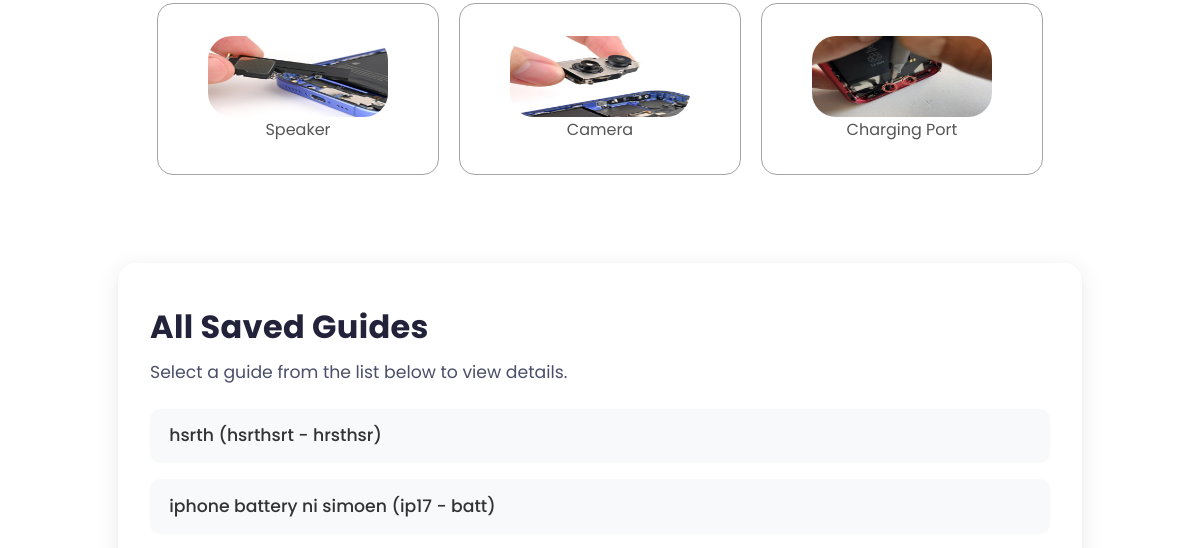
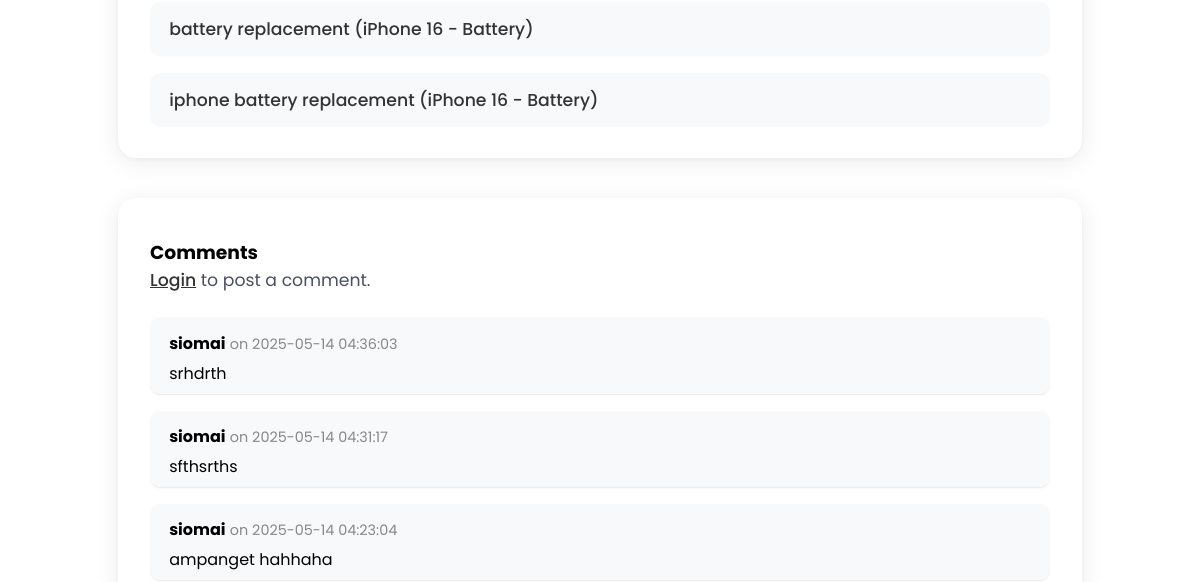
The page /ip16.php (middle part) on the database as committed earlier (2 pictures, top to bottom).
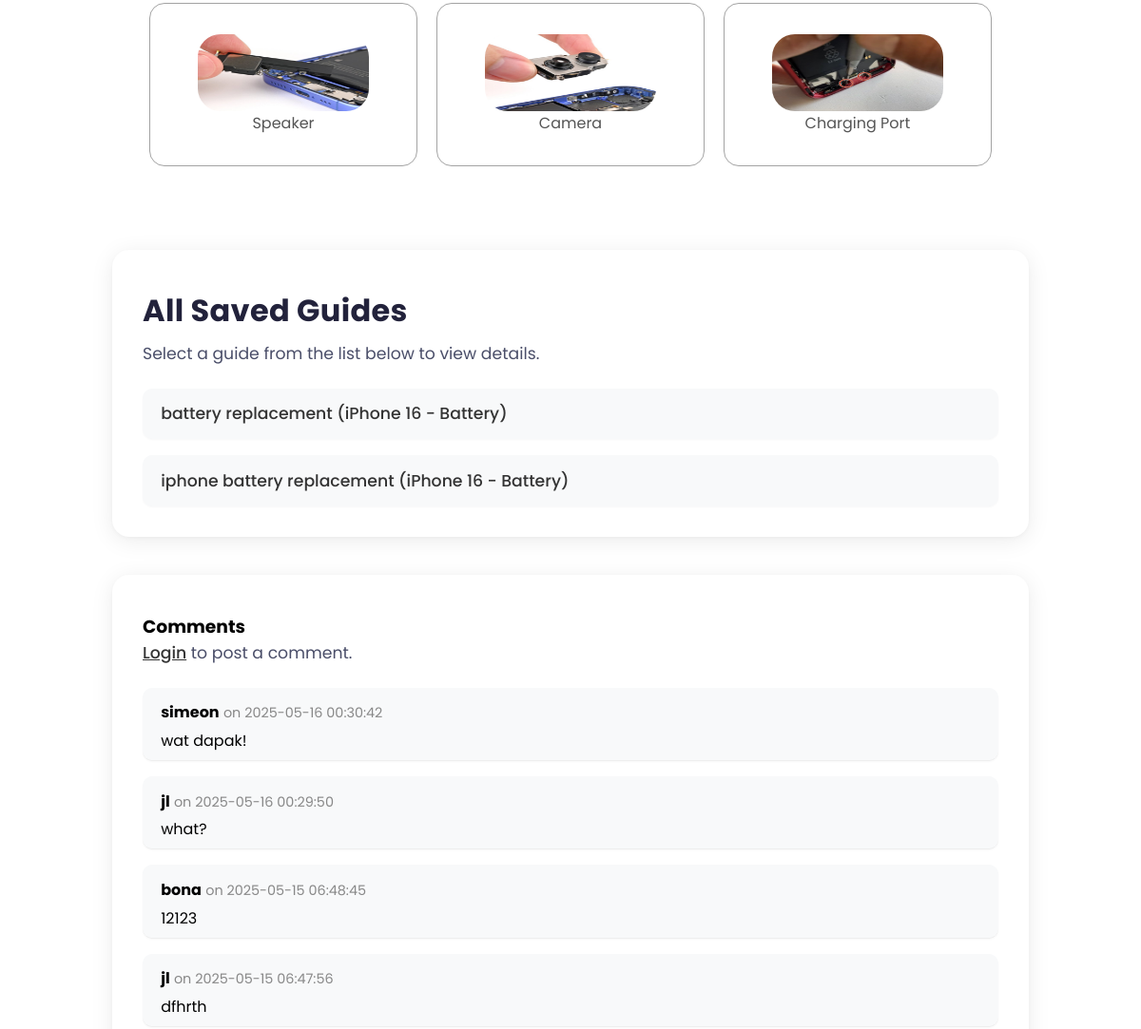
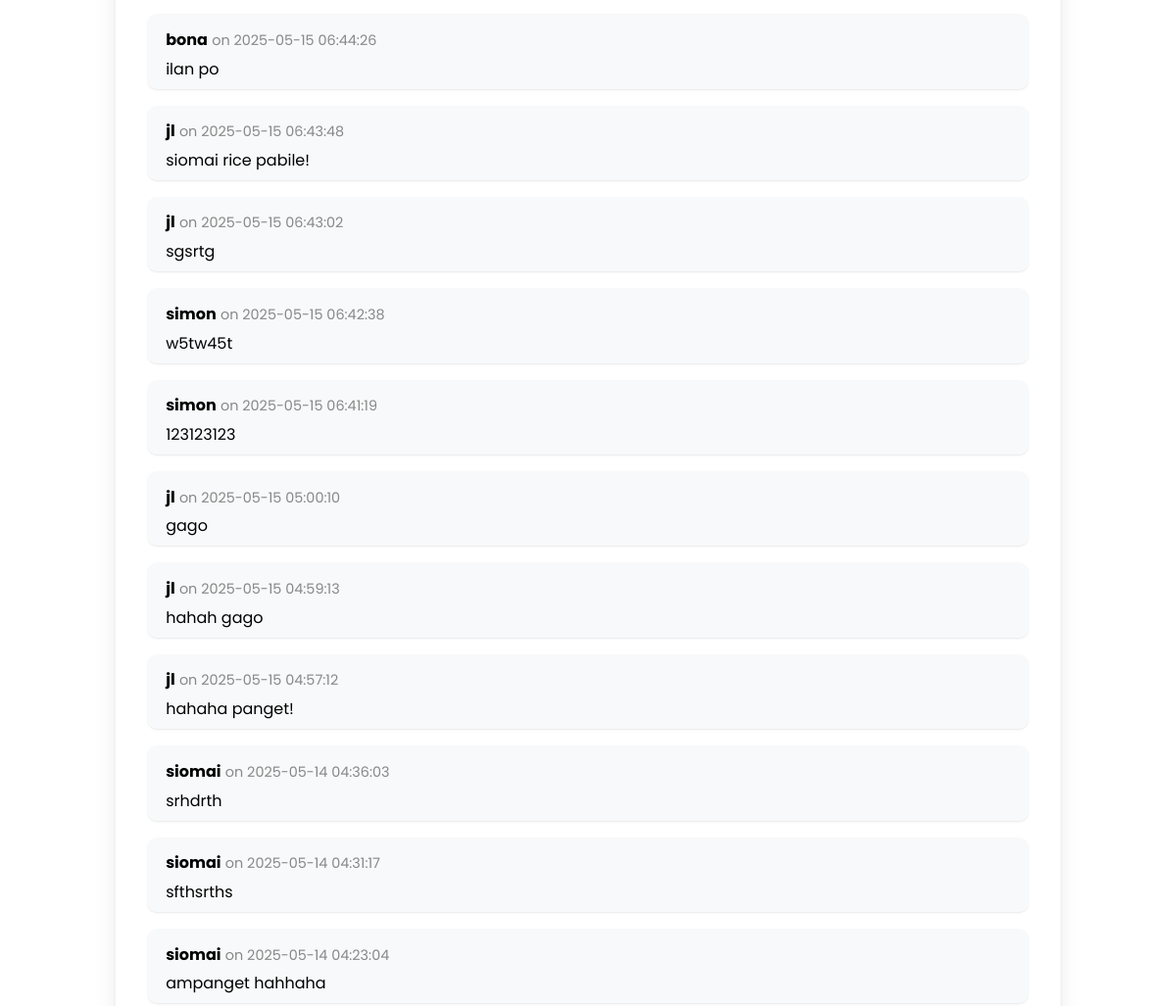
The same page on the database as committed later (2 pictures, top to bottom).
### tables this page shows
CREATE TABLE `guides` (
  `id` int(11) NOT NULL,
  `guide_type` varchar(100) NOT NULL,
  `device` varchar(100) NOT NULL,
  `part` varchar(100) NOT NULL,
  `title` varchar(255) NOT NULL,
  `introduction` text NOT NULL,
  `difficulty_estimate` varchar(50) DEFAULT NULL,
  `tools` varchar(255) DEFAULT NULL,
  `conclusion` text DEFAULT NULL,
  `steps` longtext NOT NULL CHECK (json_valid(`steps`)),
  `step_type` longtext NOT NULL CHECK (json_valid(`step_type`)),
  `wisdom` longtext NOT NULL CHECK (json_valid(`wisdom`)),
  `created_at` timestamp NOT NULL DEFAULT current_timestamp(),
  `step_images` text DEFAULT NULL
);

CREATE TABLE `comments` (
  `id` int(11) NOT NULL,
  `guide_id` int(11) NOT NULL,
  `username` varchar(255) NOT NULL,
  `comment` text NOT NULL,
  `created_at` timestamp NOT NULL DEFAULT current_timestamp()
);

### ip16.php (the view, shortened to what this page needs)
<?php
$host = 'localhost';
$db = 'masterdiy';
$user = 'root';
$pass = '';
$conn = new mysqli($host, $user, $pass, $db);
$guide_selected = false;
$all_guides = [];
$sql_all = "SELECT id, title, device, part, guide_type FROM guides ORDER BY id DESC";
$result_all = $conn->query($sql_all);
while ($row = $result_all->fetch_assoc()) {
    $all_guides[] = $row;
}
$comment_error = '';
$comments = [];
if ($guide_selected) {
    $stmt = $conn->prepare("SELECT username, comment, created_at, guide_id FROM comments WHERE guide_id = ? ORDER BY created_at DESC");
    $stmt->bind_param("i", $guide_id);
    $stmt->execute();
    $result = $stmt->get_result();
    while ($row = $result->fetch_assoc()) {
        $comments[] = $row;
    }
    $stmt->close();
} else {
    $sql = "SELECT c.username, c.comment, c.created_at, c.guide_id, g.title AS guide_title
            FROM comments c
            LEFT JOIN guides g ON c.guide_id = g.id
            ORDER BY c.created_at DESC";
    $result = $conn->query($sql);
    while ($row = $result->fetch_assoc()) {
        $comments[] = $row;
    }
}
?>
<!DOCTYPE html>
<html lang="en">
<head>
    <link rel="stylesheet" href="css/style.css">
    <link rel="stylesheet" href="css/mediaqueries.css">
    <link rel="stylesheet" href="css/iphone-style.css">
    <link rel="stylesheet" href="css/user-guide.css">
</head>
<body>
    <section id="categories">
      <div class="main-details-container">
      <div class="about-containers ip-cat-grid">
        <a href="speaker.php" class="details-container color-container cat">
          <img src="./ip/speaker.png" alt="Category 4" class="project-img"/>
          <p class="section__text__p1">Speaker</p>
        </a>
        <a href="camera.php" class="details-container color-container cat">
          <img src="./ip/camera.png" alt="Category 5" class="project-img"/>
          <p class="section__text__p1">Camera</p>
        </a>
        <a href="charging-port.php" class="details-container color-container cat">
          <img src="./ip/chargin-port.png" alt="Category 6" class="project-img"/>
          <p class="section__text__p1">Charging Port</p>
        </a>
      </div>
      </div>
    </section>
<section class="about">
    <div class="user-section">
        <h2>All Saved Guides</h2>
          <p>Select a guide from the list below to view details.</p>
        <ul>
            <?php foreach ($all_guides as $g): ?>
                <li>
                    <a href="ip16.php?guide_id=<?php echo $g['id']; ?>">
                        <?php echo htmlspecialchars($g['title']); ?> (<?php echo htmlspecialchars($g['device']); ?> - <?php echo htmlspecialchars($g['part']); ?>)
                    </a>
                </li>
            <?php endforeach; ?>
        </ul>
    </div>
    <div class="user-section">
        <h3>Comments</h3>
        <?php if (isset($_SESSION['username'])): ?>
            <form method="post" style="margin-bottom:1em;">
                <input type="hidden" name="guide_id" value="<?php echo htmlspecialchars($guide_id); ?>">
                <textarea name="comment_text" rows="5" style="width:96%;padding:0.5em; border-radius:18px; margin-top: 15px;" placeholder="Write your comment here..."></textarea>
                <?php if ($comment_error): ?>
                    <div style="color:red;"><?php echo htmlspecialchars($comment_error); ?></div>
                <?php endif; ?>
                <div class="actions">
                <button type="submit" name="comment_submit">Post Comment</button>
                </div>
            </form>
        <?php else: ?>
    <p>
        <a href="login.php" style="display:inline; color: #333; text-decoration:underline;">Login</a> to post a comment.
    </p>
        <?php endif; ?>
        <?php if (count($comments) > 0): ?>
            <ul style="list-style:none;padding:0;">
                <?php foreach ($comments as $c): ?>
                    <li style="margin-bottom:1em;padding-bottom:0.5em;border-bottom:1px solid #eee;">
                        <strong><?php echo htmlspecialchars($c['username']); ?></strong>
                        <span style="color:#888;font-size:0.9em;">on <?php echo htmlspecialchars($c['created_at']); ?></span>
                        <div style="margin-top:0.3em;"><?php echo nl2br(htmlspecialchars($c['comment'])); ?></div>
                    </li>
                <?php endforeach; ?>
            </ul>
        <?php else: ?>
            <p style="font-weight:bold; color:#797979;">No comments yet. Be the first to comment!</p>
        <?php endif; ?>
    </div>
</section>
</body>
</html>

### css/style.css (style rules this page uses)
* { margin: 0; padding: 0; }
body { font-family: "Poppins", sans-serif; }
html { scroll-behavior: smooth; }
p { color: rgb(85, 85, 85); }
a, .btn { transition: all 300ms ease; }
a { color: black; text-decoration: none; text-decoration-color: white; }
section { padding-top: 4vh; height: 100vh; margin: 0 10rem; box-sizing: border-box; min-height: fit-content; }
.section__text__p1 { text-align: center; }
#categories { position: relative; }
.about-containers { display: flex; justify-content: center; align-items: center; gap: 2rem; margin-bottom: 1rem; margin-top: 1rem; height: 100%; }
.about-containers, .about-details-container { display: flex; }
.details-container { max-width: 300px; flex: 1; background: white; border-radius: 2rem; border: rgb(53, 53, 53) 0.1rem solid; border-color: rgb(163, 163, 163); text-align: center; }
.main-details-container { display: flex; justify-content: center; align-items: center; flex-direction: column; }
.details-container { padding: 2.5rem; flex: 1; background: white; border-radius: 2rem; border: rgb(53, 53, 53) 0.1rem solid; border-color: rgb(163, 163, 163); }
.details-container p { font-size: 1rem; }
.cat { margin-top: .3rem; transition: transform 0.3s, box-shadow 0.3s; }
.color-container { border-color: rgb(163, 163, 163); background: rgb(250, 250, 250); }
.project-img { border-radius: 1.5rem; width: 90%; height: 90%; }

### css/mediaqueries.css (style rules this page uses)
@media screen and (max-width: 1400px) { .about-containers { flex-wrap: wrap; margin-top: 2rem; } }
@media screen and (max-width: 1400px) { #about, #categories { height: fit-content; } }
@media screen and (max-width: 1200px) { section, .section-container { height: fit-content; } }
@media screen and (max-width: 1200px) { section { margin: 0 5%; } }
@media screen and (max-width: 1200px) { .about-containers { flex-direction: row; gap: 1rem; margin-top: 0; } }

### css/iphone-style.css (style rules this page uses)
.ip-cat-grid { display: grid; grid-template-columns: repeat(3, 1fr); gap: 20px; }
.details-container.cat { height: 90px; width: 200px; overflow: hidden; display: flex; flex-direction: column; align-items: center; justify-content: center; }
.details-container { border-radius: 1rem; background-color: white; }

### css/user-guide.css (style rules this page uses)
.user-section { background: #fff; border-radius: 18px; box-shadow: 0 4px 24px rgba(0,0,0,0.08), 0 1.5px 4px rgba(0,0,0,0.03); padding: 2.5rem 2rem 2rem 2rem; margin: 2.5rem auto 0 auto; max-width: 900px; min-width: 320px; }
.user-section h2 { font-size: 2rem; font-weight: 700; color: #22223b; margin-bottom: 0.5rem; letter-spacing: 0.01em; }
.user-section p { color: #4a4e69; font-size: 1.08rem; margin-bottom: 1.5rem; }
.user-section ul { list-style: none; padding: 0; margin: 0; }
.user-section li { margin-bottom: 1.1rem; padding: 0.85rem 1.2rem; border-radius: 10px; background: #f8f9fa; transition: background 0.18s, box-shadow 0.18s; box-shadow: 0 1px 2px rgba(0,0,0,0.03); }
.user-section li:last-child { margin-bottom: 0; }
.user-section a { color: #333; font-weight: 500; text-decoration: none; font-size: 1.08rem; transition: color 0.18s; display: block; }

Rows that differ between the two databases and show on the page:
removed guides: title "hsrth", device "hsrthsrt", part "hrsthsr"
removed guides: title "iphone battery ni simoen", device "ip17", part "batt"
added comments: username "simeon", created_at "2025-05-16 00:30:42", comment "wat dapak!"
added comments: username "jl", created_at "2025-05-16 00:29:50", comment "what?"
added comments: username "bona", created_at "2025-05-15 06:48:45", comment "12123"
added comments: username "jl", created_at "2025-05-15 06:47:56", comment "dfhrth"
added comments: username "bona", created_at "2025-05-15 06:44:26", comment "ilan po"
added comments: username "jl", created_at "2025-05-15 06:43:48", comment "siomai rice pabile!"
added comments: username "jl", created_at "2025-05-15 06:43:02", comment "sgsrtg"
added comments: username "simon", created_at "2025-05-15 06:42:38", comment "w5tw45t"
added comments: username "simon", created_at "2025-05-15 06:41:19", comment "123123123"
added comments: username "jl", created_at "2025-05-15 05:00:10", comment "gago"
added comments: username "jl", created_at "2025-05-15 04:59:13", comment "hahah gago"
added comments: username "jl", created_at "2025-05-15 04:57:12", comment "hahaha panget!"
